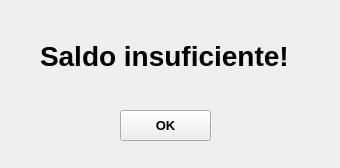
<?xml version="1.0" encoding="UTF-8"?>
<ui version="4.0">
 <class>Form</class>
 <widget class="QWidget" name="Form">
  <property name="geometry">
   <rect>
    <x>0</x>
    <y>0</y>
    <width>340</width>
    <height>168</height>
   </rect>
  </property>
  <property name="windowTitle">
   <string>Form</string>
  </property>
  <widget class="QLabel" name="label">
   <property name="geometry">
    <rect>
     <x>40</x>
     <y>20</y>
     <width>271</width>
     <height>71</height>
    </rect>
   </property>
   <property name="font">
    <font>
     <pointsize>21</pointsize>
     <weight>75</weight>
     <bold>true</bold>
    </font>
   </property>
   <property name="text">
    <string>Saldo insuficiente!</string>
   </property>
  </widget>
  <widget class="QPushButton" name="pushButton">
   <property name="geometry">
    <rect>
     <x>120</x>
     <y>110</y>
     <width>91</width>
     <height>31</height>
    </rect>
   </property>
   <property name="font">
    <font>
     <pointsize>10</pointsize>
     <weight>75</weight>
     <bold>true</bold>
    </font>
   </property>
   <property name="text">
    <string>OK</string>
   </property>
  </widget>
 </widget>
 <resources/>
 <connections/>
</ui>
